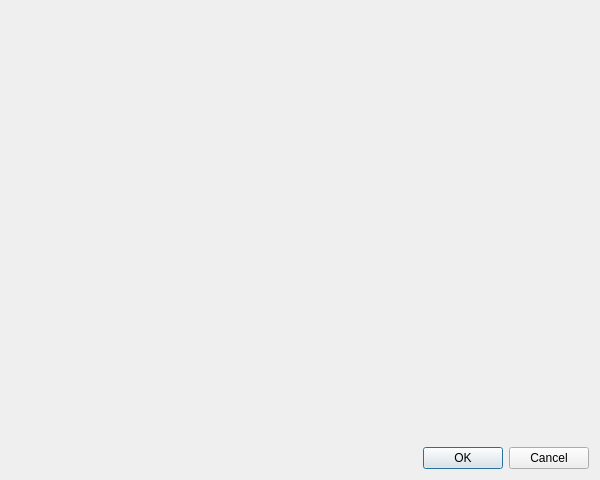
<?xml version="1.0" encoding="UTF-8"?>
<ui version="4.0">
 <class>PluginSelectionDlg</class>
 <widget class="QDialog" name="PluginSelectionDlg">
  <property name="geometry">
   <rect>
    <x>0</x>
    <y>0</y>
    <width>600</width>
    <height>480</height>
   </rect>
  </property>
  <property name="windowTitle">
   <string>Plugin Selection</string>
  </property>
  <property name="windowIcon">
   <iconset resource="../QtResources/resources.qrc">
    <normaloff>:/EditorFramework/Icons/Plugins.svg</normaloff>:/EditorFramework/Icons/Plugins.svg</iconset>
  </property>
  <layout class="QVBoxLayout" name="verticalLayout">
   <item>
    <widget class="plQtPluginSelectionWidget" name="PluginSelectionWidget" native="true"/>
   </item>
   <item>
    <widget class="QDialogButtonBox" name="Buttons">
     <property name="standardButtons">
      <set>QDialogButtonBox::Cancel|QDialogButtonBox::Ok</set>
     </property>
    </widget>
   </item>
  </layout>
 </widget>
 <customwidgets>
  <customwidget>
   <class>plQtPluginSelectionWidget</class>
   <extends>QWidget</extends>
   <header location="global">EditorFramework/Dialogs/PluginSelectionWidget.moc.h</header>
   <container>1</container>
  </customwidget>
 </customwidgets>
 <resources>
  <include location="../QtResources/resources.qrc"/>
 </resources>
 <connections/>
</ui>
